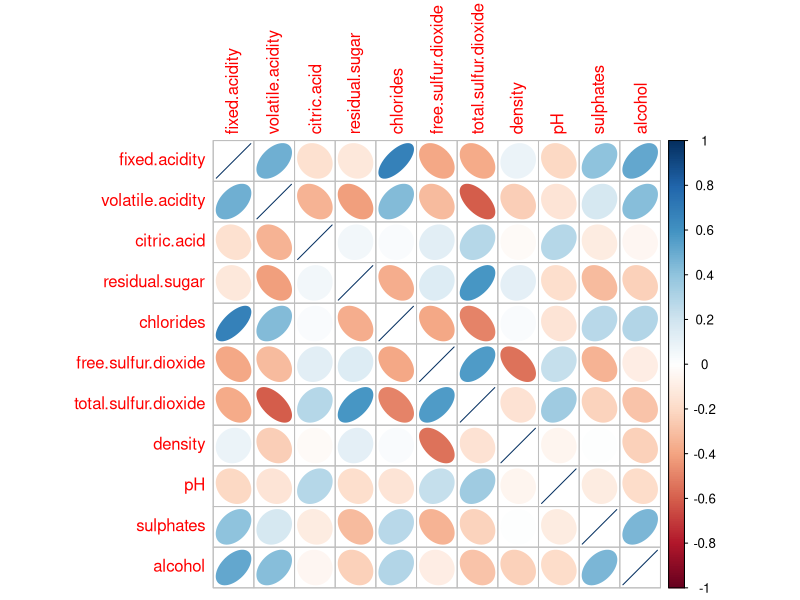
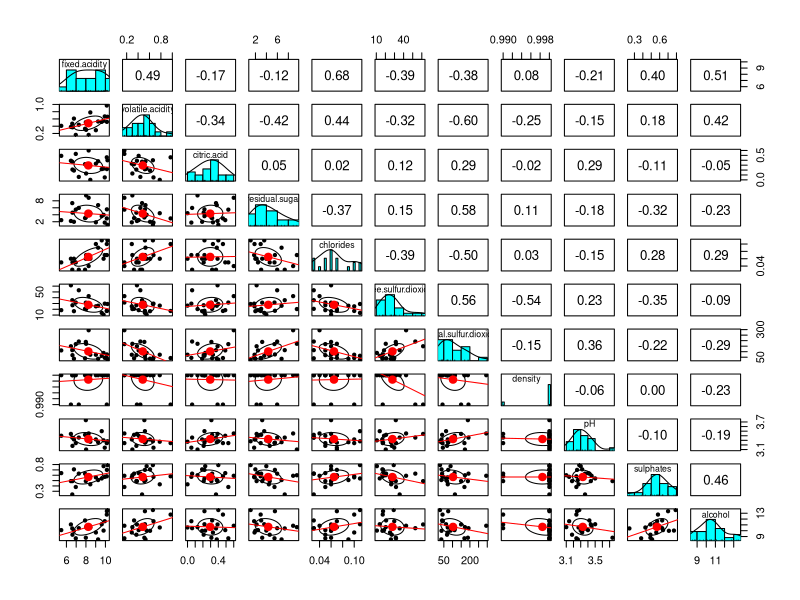
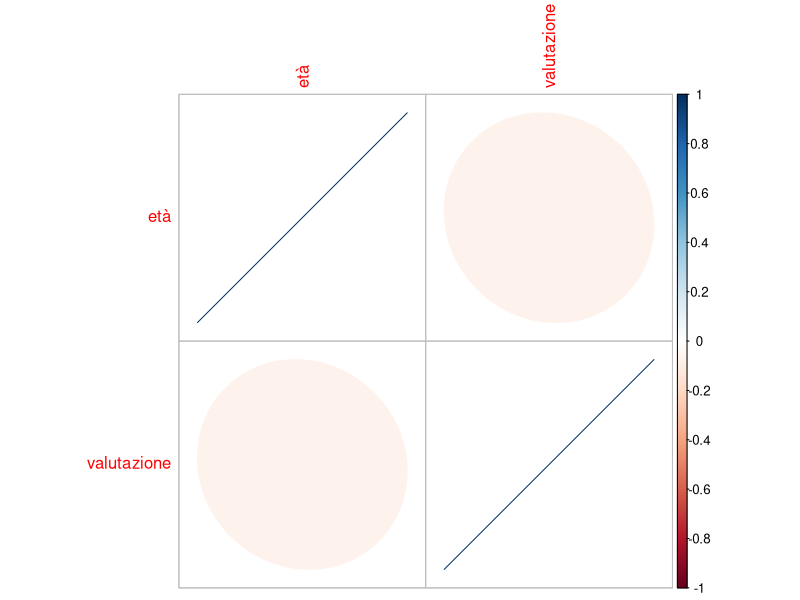
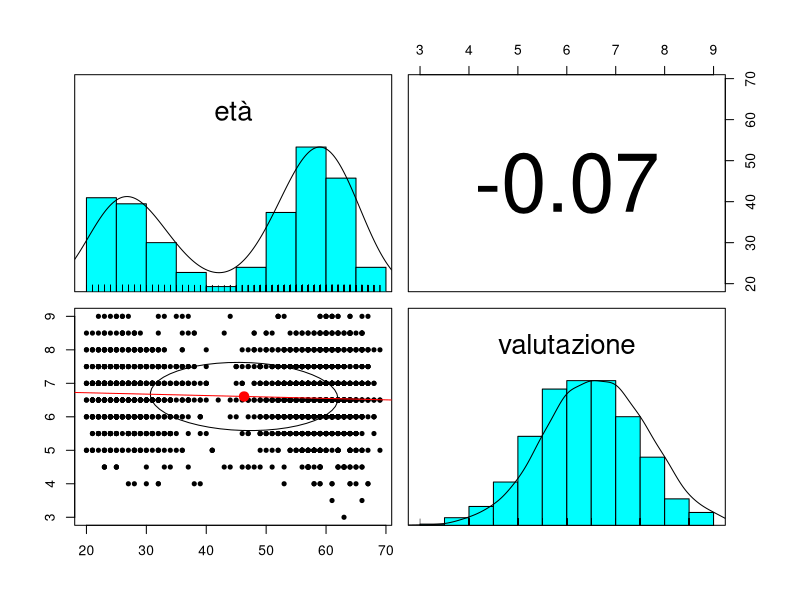
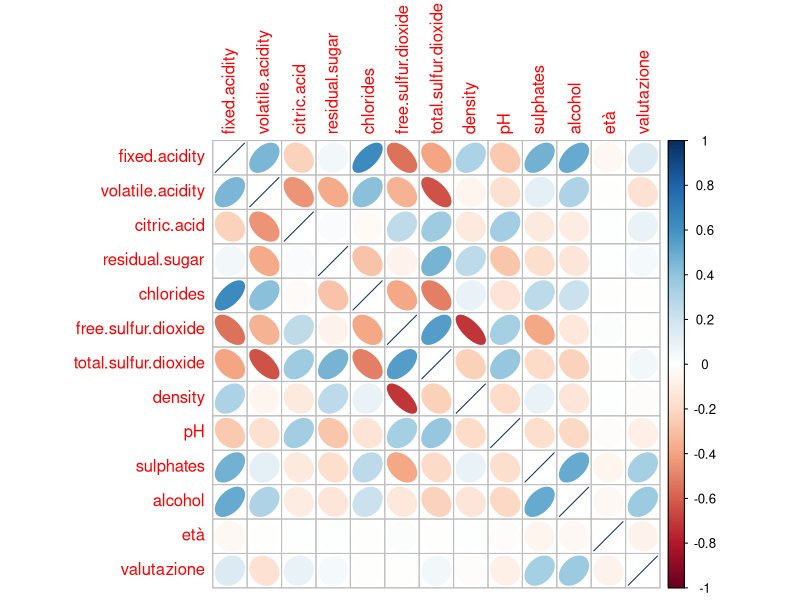
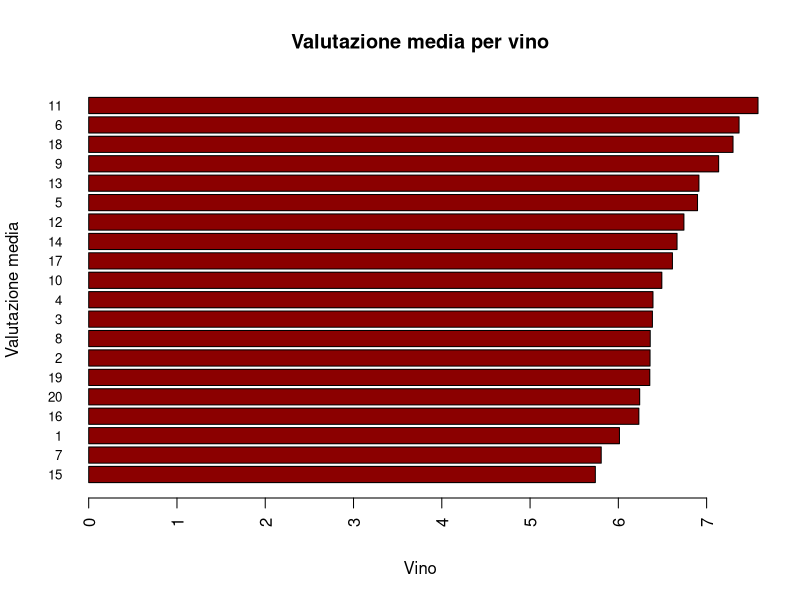
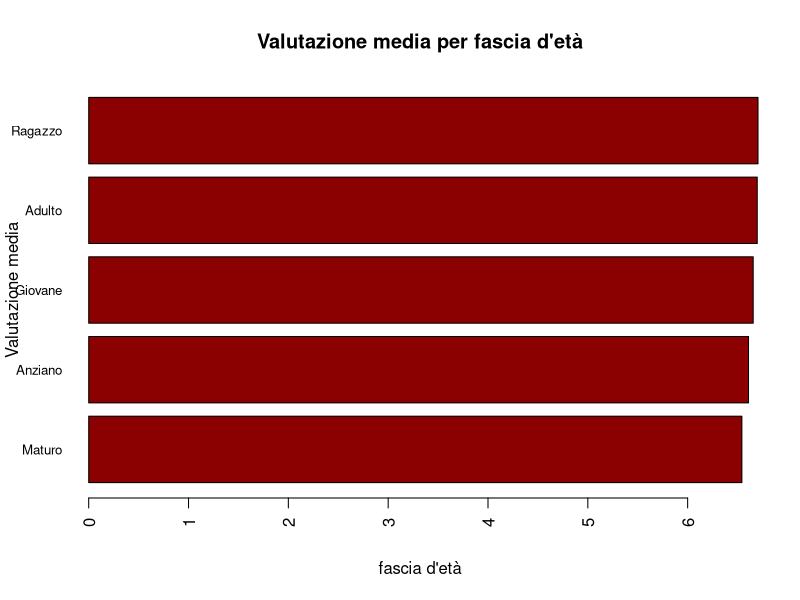
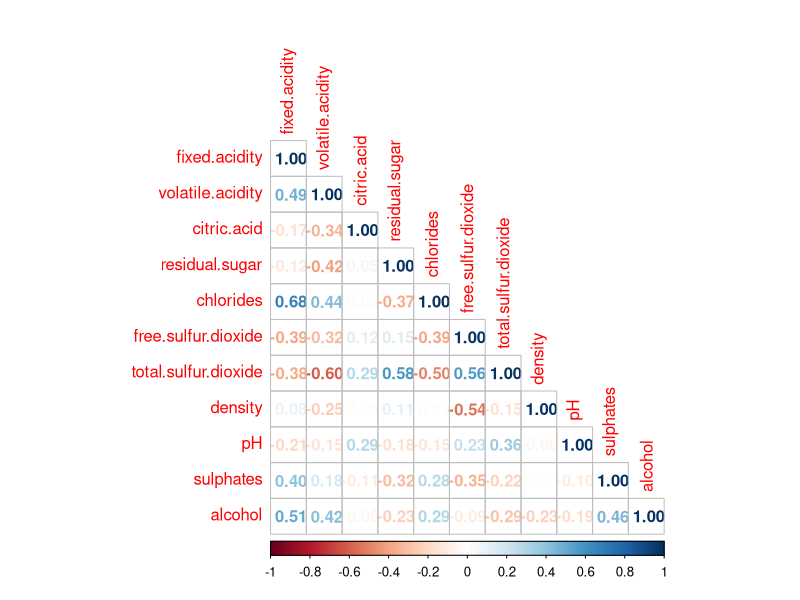

The R script that drew these images, in order:
## ---- chunk 1
knitr::opts_chunk$set(echo = TRUE)
library(psych)
library(corrplot)
library(dplyr)
library(cluster)
## ---- chunk 2
vini <- read.csv("vini.csv")
vini$type <- as.factor(vini$type)
vini$wine_id <- as.character(vini$wine_id)

nrow(vini)
colnames(vini)
head(vini)
## ---- chunk 3
recensioni <- read.csv("recensioni.csv", row.names="review_id")

recensioni$nazionalità <- as.factor(recensioni$nazionalità)
recensioni$sesso <- as.factor(recensioni$sesso)
recensioni$wine_id <- as.character(recensioni$wine_id)

nrow(recensioni)
colnames(recensioni)
head(recensioni)
## ---- chunk 4

vini_quant <- vini[, 
                  c("fixed.acidity", "volatile.acidity", "citric.acid", "residual.sugar", "chlorides", 
                    "free.sulfur.dioxide", "total.sulfur.dioxide", "density", "pH", "sulphates",
                    "alcohol")
                  ]

## ---- chunk 5
summary(vini)
## ---- chunk 6
corrplot(cor(vini_quant), method="ellipse")
## ---- chunk 7
pairs.panels(vini_quant, lm=T)
## ---- chunk 8
recensioni_quant <- recensioni[, c("età", "valutazione")]
summary(recensioni)

corrplot(cor(recensioni_quant), method="ellipse")
pairs.panels(recensioni_quant, lm=T)
## ---- chunk 9
dataset <- full_join(vini, recensioni, by="wine_id")
colnames(dataset)
head(dataset)
## ---- chunk 10
summary(dataset)
dataset_quant <- dataset[ , c("fixed.acidity", "volatile.acidity", "citric.acid", "residual.sugar", "chlorides", "free.sulfur.dioxide", "total.sulfur.dioxide", "density", "pH", "sulphates", "alcohol", "età", "valutazione")]

corrplot(cor(dataset_quant), method="ellipse")
## ---- chunk 11
media_vini <- aggregate(valutazione ~ id_vino+wine_id, data = dataset, FUN = mean)
media_vini <- media_vini[order(media_vini$valutazione), ]

media_vini

barplot(
  height = media_vini$valutazione, 
  names.arg = media_vini$wine_id,
  col = "darkred",
  main = "Valutazione media per vino",
  xlab = "Vino",
  ylab = "Valutazione media",
  las = 2,
  horiz=T,
  cex.names = 0.8
)
## ---- chunk 12
summary(dataset$età)

dataset$fascia_età <- cut(recensioni$età, 
     breaks = c(0, 26, 36, 51, 65, Inf), 
     labels = c("Ragazzo", "Giovane", "Adulto", "Maturo", "Anziano"),
     right = FALSE
 )


summary(dataset$fascia_età)
## ---- chunk 13
media_età <- aggregate(valutazione ~ fascia_età, data = dataset, FUN = mean)
media_età <- media_età[order(media_età$valutazione), ]

media_età

barplot(
  height = media_età$valutazione, 
  names.arg = media_età$fascia_età,
  col = "darkred",
  main = "Valutazione media per fascia d'età",
  xlab = "fascia d'età",
  ylab = "Valutazione media",
  las = 2,
  horiz=T,
  cex.names = 0.8
)
## ---- chunk 14
dataset_ragazzi <- dataset[dataset$fascia_età == "Ragazzo",]
dataset_giovani <- dataset[dataset$fascia_età == "Giovane",]
dataset_adulti <- dataset[dataset$fascia_età == "Adulto",]
dataset_maturi <- dataset[dataset$fascia_età == "Maturo",]
dataset_anziani <- dataset[dataset$fascia_età == "Anziano",]
## ---- chunk 15
lm_valutazione_empty <- lm(valutazione ~ 1, dataset)
lm_valutazione_full <- lm(valutazione ~ .-id_vino-wine_id, dataset)


lm_valutazione_BIC_st <- step(
  lm_valutazione_full, 
  direction="both",
  scope=list(lower=lm_valutazione_empty, upper=lm_valutazione_full),
)

summary(lm_valutazione_BIC_st)
## ---- chunk 16
set.seed(1000)
## ---- chunk 17
nrow(vini)
## ---- chunk 18
summary(vini)
## ---- chunk 19
vini_quant <- vini[, unlist(lapply(vini, is.numeric) == TRUE)]
colnames(vini_quant)

corrplot(cor(vini_quant), method="number", type="lower")
## ---- chunk 20
pairs.panels(vini_quant, lm=T)
## ---- chunk 21
vini_quant_std <- scale(vini_quant)

n_vini <- nrow(vini)

km2_vini <- kmeans(vini_quant_std, centers=2, nstart=100)
km3_vini <- kmeans(vini_quant_std, centers=3, nstart=100)
km4_vini <- kmeans(vini_quant_std, centers=4, nstart=100)

R2_2 <- km2_vini$betweenss/km2_vini$totss
R2_3 <- km3_vini$betweenss/km3_vini$totss
R2_4 <- km4_vini$betweenss/km4_vini$totss

pseudoF_2 <- (km2_vini$betweenss/(2-1))/(km2_vini$tot.withinss/(n_vini-2))
pseudoF_3 <- (km3_vini$betweenss/(3-1))/(km3_vini$tot.withinss/(n_vini-3))
pseudoF_4 <- (km4_vini$betweenss/(4-1))/(km4_vini$tot.withinss/(n_vini-4))


data.frame(
  gruppi=c(2,3,4),
  R2=c(R2_2, R2_3, R2_4),
  pseudoF=c(pseudoF_2,pseudoF_3,pseudoF_4)
)

## ---- chunk 22
km2_vini
km3_vini
km4_vini
## ---- chunk 23
summary(recensioni)

recensioni_quant <- recensioni[, unlist(lapply(recensioni, is.numeric))]
head(recensioni_quant)
## ---- chunk 24
recensioni_quant_std <- scale(recensioni_quant)

n_recensioni <- nrow(recensioni)

km2_recensioni <- kmeans(recensioni_quant_std, centers=2, nstart=100)
km3_recensioni <- kmeans(recensioni_quant_std, centers=3, nstart=100)
km4_recensioni <- kmeans(recensioni_quant_std, centers=4, nstart=100)
km5_recensioni <- kmeans(recensioni_quant_std, centers=5, nstart=100)
km6_recensioni <- kmeans(recensioni_quant_std, centers=6, nstart=100)

R2_2 <- km2_recensioni$betweenss/km2_recensioni$totss
R2_3 <- km3_recensioni$betweenss/km3_recensioni$totss
R2_4 <- km4_recensioni$betweenss/km4_recensioni$totss
R2_5 <- km5_recensioni$betweenss/km5_recensioni$totss
R2_6 <- km6_recensioni$betweenss/km6_recensioni$totss


pseudoF_2 <- (km2_recensioni$betweenss/(2-1))/(km2_recensioni$tot.withinss/(n_recensioni-2))
pseudoF_3 <- (km3_recensioni$betweenss/(3-1))/(km3_recensioni$tot.withinss/(n_recensioni-3))
pseudoF_4 <- (km4_recensioni$betweenss/(4-1))/(km4_recensioni$tot.withinss/(n_recensioni-4))
pseudoF_5 <- (km5_recensioni$betweenss/(5-1))/(km5_recensioni$tot.withinss/(n_recensioni-5))
pseudoF_6 <- (km6_recensioni$betweenss/(6-1))/(km6_recensioni$tot.withinss/(n_recensioni-6))


data.frame(
  gruppi=c(2,3,4,5,6),
  R2=c(R2_2, R2_3, R2_4, R2_5, R2_6),
  pseudoF=c(pseudoF_2,pseudoF_3,pseudoF_4, pseudoF_5, pseudoF_6)
)

## ---- chunk 25
km2_recensioni$centers
km3_recensioni$centers
km4_recensioni$centers
km5_recensioni$centers
km6_recensioni$centers

table(km4_recensioni$cluster)
prop.table(table(km4_recensioni$cluster))
## ---- chunk 26
recensioni$km_6 <- km6_recensioni$cluster
recensioni$sw_km_6 <- silhouette(
  km6_recensioni$cluster, 
  dist(recensioni_quant_std, method = "euclidean")
)[, "sil_width"]
  
summary(recensioni$sw_km_6)

recensioni[recensioni$sw_km_6 < 0.1, ]
## ---- chunk 27

plot(
     recensioni_quant_std[, "valutazione"], 
     recensioni_quant_std[, "età"],
     col = recensioni$km_6,
     pch=19
)
